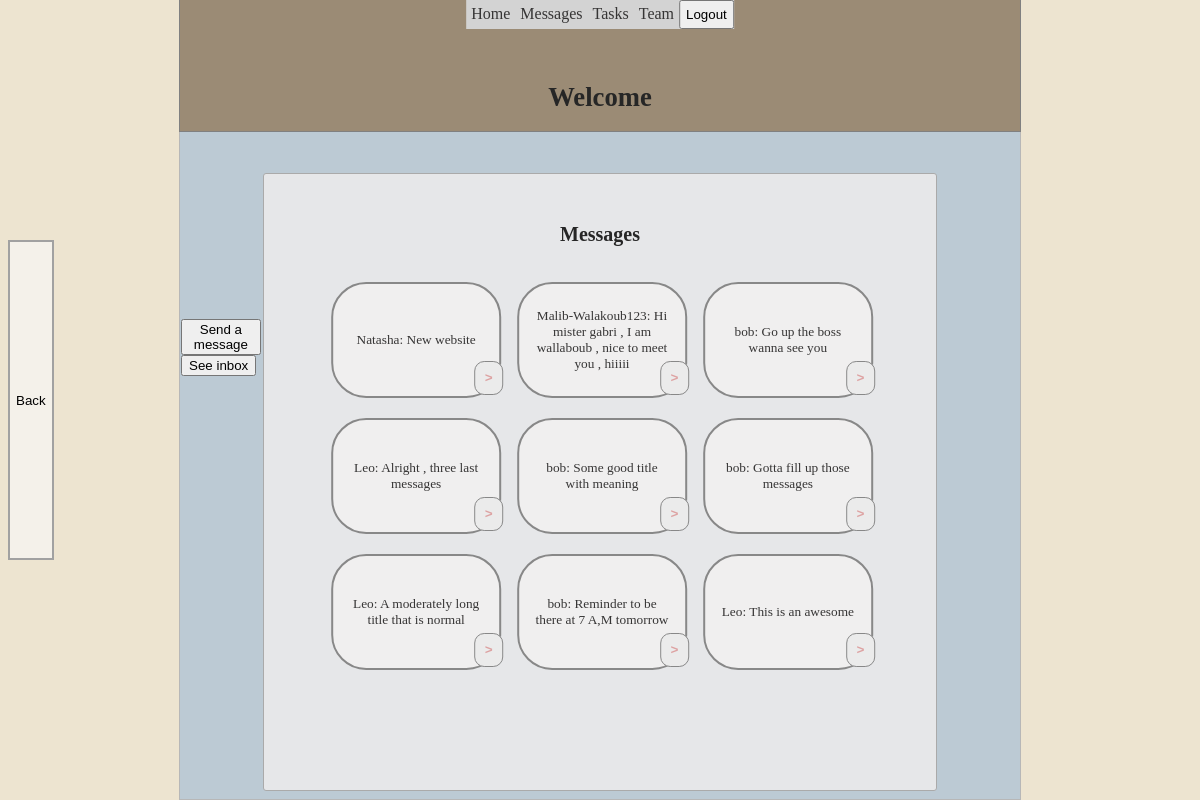
Screenshot of /dashboard/messages/ (signed in) with the database file from the repository.
### dashboard/models.py (models this page shows, shortened)
class Messages(models.Model):
    user = models.ForeignKey(settings.AUTH_USER_MODEL, related_name='sender',
                                                       on_delete=models.CASCADE)
    recipient = models.ForeignKey(settings.AUTH_USER_MODEL,
               related_name='receiver',
               on_delete=models.PROTECT,
               null=True, blank=True, default='')
    title = models.CharField(max_length=60)
    content = models.TextField(null=False)
    timestamp = models.DateTimeField(auto_now_add=True)
    task = models.ForeignKey('Task', on_delete=models.CASCADE, null=True, blank=True)
    picture = models.BinaryField(null=True, blank=True, editable=True)
    content_type = models.CharField(max_length=50, null=True, blank=True)

class Users(AbstractUser):
    street_address = models.CharField(max_length=50, blank=True)
    phone = models.CharField(max_length=12, blank=True)
    assigned_on = models.DateField(auto_now_add=True)
    notes = models.TextField(blank=True)
    def __str__(self):
        return self.username

### dashboard/views.py (the view)
# urls.py: path('messages/', views.HomeView.as_view(), name='messages'),
class HomeView(LoginRequiredMixin, View):
    def get(self, request):
        template_name = 'dashboard/messages_view.html'
        user_id = self.request.user.id
        reports = Messages.objects.filter(recipient=user_id).order_by('-timestamp')[:9]
        context = {'user': self.request.user, 'reports': reports}
        response = render(request, template_name, context)
        return response

### dashboard/templates/dashboard/messages_view.html
 {% include 'dashboard/base.html' %}
 {% block content %}
 <div class="left_container">  </div>
  <div class="center_container">
       {% if user.is_authenticated %}
       <div class="title_container">  <h1 class="home_head">Welcome {{user.first_name}}</h1></div>
       {% endif %}
       <div class="btn-container-msg">
     <div class="messages_send_msg_btn"><a href="{% url 'dashboard:messages_create' %}"><button>Send a message</button></a></div>
      <div class="messages_view_msg_btn"><a href="{% url 'dashboard:inbox' %}"><button>See inbox</button></a></div>
      </div>
      <div class="text_container">
      <h2 class="home_head">Messages</h2>
      <div class="bubble_wrapper">
    <div class="bubbles_div">
      {% if reports %}
      {% for report in reports %}
      <div class="msg_button">
      <a href="{% url 'dashboard:reportview' report.id %}" class="bubble_link">
      <div>{{report.user}}: {{report.title}}</div> </a>
      <div class="bubblex_radius">
        <a href="{% url 'dashboard:report_delete' report.id %}" class="delete_bubblex">></a>
      </div>
       </div>
      {% endfor %}
      {% else %}
      <p class="no_messages"> No messages for the moment</p>
      {% endif %}
       </div>
      </div>
      </div>
   </div>
   <div class="right_container"></div>
      <div class="send_msg_back">
   <a href="{% url 'dashboard:home' %}"><button class="del_btn2" type="button">Back</button></a>
 </div>
 {% endblock %}

### dashboard/static/dashboard/styles.css (style rules this page uses)
a { text-decoration: none; color: rgb(54, 53, 53); font-family: 'Times New Roman', Times, serif; }
.del_btn2 { height: 100%; background-color: #f8f8f8aa; border: 2px rgb(161, 161, 161) solid; }
.send_msg_back { position: fixed; height: 40%; width: 6%; top: 50%; transform: translateY(-50%); }
.btn-container-msg { position: absolute; top:50%; transform: translateY(-50%); width: 9.5%; height: 20%; margin-left: 1px; }
.messages_send_msg_btn, .messages_view_msg_btn { width: 100%; }
.home_head { text-align: center; padding-top: 4vh; color: rgb(38, 38, 38); }
.center_container { border: rgb(183, 183, 183) 1px solid; font-size: smaller; left: 50%; position: absolute; bottom: 0%; height: 100%; transform: translate(-50%); width: 70vw; background-color: rgb(188, 202, 212); }
.left_container { background-color: rgb(237, 228, 208); font-size: smaller; left: 0%; position: absolute; bottom: 0%; height: 100%; width: 15vw; }
.right_container { background-color: rgb(237, 228, 208); font-size: smaller; right: 0%; position: absolute; bottom: 0%; height: 100%; width: 14vw; }
.text_container { background-color: rgb(230, 231, 233); height: 77%; width: 80%; left: 50%; position: absolute; transform: translateX(-50%); bottom:1%; border: 1.5px rgb(170, 170, 170) solid; border-radius: 3px; }
.title_container { top: 0%; background-color: rgb(155, 139, 117); position: absolute; left: 50%; transform: translateX(-50%); width: 100%; padding-top: 4vh; border: 1px grey solid; }
.msg_button { display: flex; justify-content: center; align-items: center; text-align: top; overflow: hidden; border: solid rgb(136, 136, 136) 2px; width: 100%; background-color: rgb(240, 239, 239); border-radius: 35px; height: 14vh; text-align: center; align-content: center; overflow: scroll; scrollbar-width: none; -ms-overflow-style: none; }
.bubble_link { padding-left:15px; padding-right: 15px; overflow: hidden; }
.bubbles_div { display: grid; grid-template-columns: repeat(3, 1fr); gap: 20px; margin-top: 20px; }
.bubble_wrapper { left: 50%; position: absolute; transform: translateX(-50%); width: 80%; }
.delete_bubblex { font-weight: bold; color: rgb(221, 162, 162); align-items: baseline; font-family:'Courier New', Courier, monospace }
.bubblex_radius { border: 1.7px solid rgb(136, 136, 136); width: 5%; border-radius: 10px; height: 4vh; position: fixed; align-content: center; background-color: rgb(235, 235, 235); margin-top:14% ; margin-left: 27%; }

### rows the page displays
Messages: user "Natasha", title "New website"
Messages: user "Malib-Walakoub123", title "Hi mister gabri , I am wallaboub , nice to meet you , hiiiii"
Messages: user "bob", title "Go up the boss wanna see you"
Messages: user "Leo", title "Alright , three last messages"
Messages: user "bob", title "Some good title with meaning"
Messages: user "bob", title "Gotta fill up those messages"
Messages: user "Leo", title "A moderately long title that is normal"
Messages: user "bob", title "Reminder to be there at 7 A,M tomorrow"
Messages: user "Leo", title "This is an awesome"
